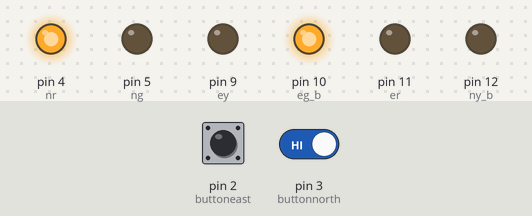
The sketch below on a simulated Arduino Uno, built with avr-gcc and run on an emulated ATmega328P. On the bench: output pins drawn as LEDs (lit = HIGH). The test bench sets the inputs (shaded band); at power-on: pin 3 (buttonnorth) HIGH, pin 2 (buttoneast) HIGH.

Above: at 9.1 s.
At 17.2 s:
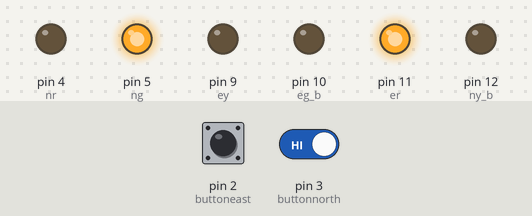
17.3 s: pin 3 (buttonnorth) driven HIGH
At 21.7 s:
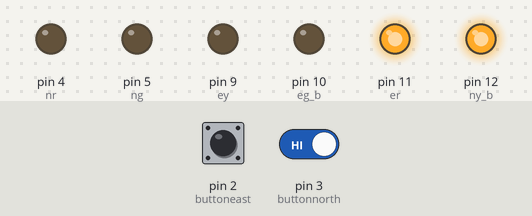
Timing chart, 0 to 31.5 s (numbered marks = the images above; inputs shaded):
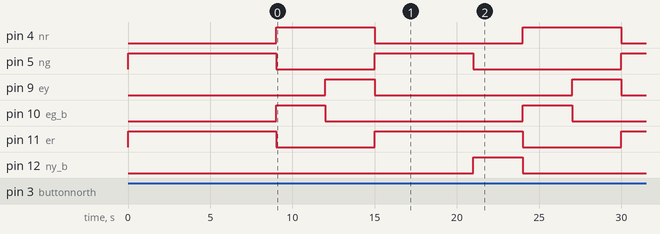

The sketch:

project3.ino
```cpp
/**
 * ÏîÄ¿£ºÂ·¿Ú½»Í¨µÆ
 * ÏîÄ¿×´Ì¬£ºÍê³É
 */

/**
 * ÓÃ°´Å¥³äµ±¸ÐÓ¦Æ÷£¬A°´Å¥Îª±±±ß£¬BÎª¶«±ß
 * ¹²4ÖÖ×´Ì¬
 * µ±ÎÞ³µÊ±£º±±ÂÌ£¬¶«ºì£¬³ÖÐø3s----1£¬A¡¢B°´Å¥¶¼Ã»°´=1
 *
 * µ±±±À´³µÊ±£º±±ÂÌ£¬¶«ºì£¬³ÖÐø3s----1£¬A°´ÏÂ£¬BÃ»°´=2
 *
 * µ±¶«À´³µÊ±£º1.±±»Æ-À¶£¬¶«ºì-----2£¬AÃ»°´£¬B°´ÏÂ=3
 *            2.±±ºì£¬¶«ÂÌ-À¶£¬³ÖÐø3s----3
 *            3.±±ºì£¬¶«»Æ----4
 *            4.±±ÂÌ£¬¶«ºì£¬³ÖÐø3s----1
 *
 * µ±¶¼À´³µÊ±£º1.±±ÂÌ£¬¶«ºì£¬³ÖÐø3s-----1£¬A¡¢B¶¼°´ÏÂ=4
 *            2.±±»Æ-À¶£¬¶«ºì----2
 *            3.±±ºì£¬¶«ÂÌ-À¶£¬³ÖÐø3s----3
 *            4.±±ºì£¬¶«»Æ£¬×ªµ½1----4
 */

/**
 * ²½Öè£º1.×´Ì¬»úOK
 *      2.×Ô¶¨Òåº¯Êý£ºswitchº¯Êý£¬ÅÐ¶ÏÀ´³µÇé¿ö¡¢°´Å¥Çé¿ö·´À¡OK
 *      3.´Ó°´Å¥µÃµ½ÐÅÏ¢OK
 *      4.LEDÊ¹ÓÃOK
 */

//µ÷ÓÃ¿â
#include <JC_Button.h> //https://github.com/JChristensen/JC_Button
#include <FiniteStateMachine.h>

//³õÊ¼»¯°´Å¥
Button buttonnorth(3);
Button buttoneast(2);

//Éè¶¨×´Ì¬
State stepone = State(stepOneBegin,NULL,stepOneExit);
State steptwo = State(stepTwoBegin,NULL,stepTwoExit);
State stepthree = State(stepThreeBegin,NULL,stepThreeExit);
State stepfour = State(stepFourBegin,NULL,stepFourExit);

//³õÊ¼»¯×´Ì¬»ú
FSM state = FSM(stepone);

//¶¨ÒåµÆµÄÒý½ÅÎ»ÖÃ
int nr = 4;
int ng = 5;
int ny_b = 12;
int er = 11;
int eg_b = 10;
int ey = 9;

//ÅÐ¶Ï°´Å¥°´ÏÂÇé¿ö
int condition(){
    if(buttonnorth.isReleased()==false && buttoneast.isReleased()==false){
        //Serial.println(1);
        return 1;
    }else if(buttonnorth.isReleased()==true && buttoneast.isReleased()==false){
        return 2;
        //Serial.println(2);
    }else if(buttonnorth.isReleased()==false && buttoneast.isReleased()==true){
        return 3;
        //Serial.println(3);
    }else if(buttonnorth.isReleased()==true && buttoneast.isReleased()==true){
        return 4;
        //Serial.println(4);
    }
}

//×´Ì¬º¯Êý
void stepOneBegin(){
    digitalWrite(ng,HIGH);
    digitalWrite(er,HIGH);
    delay(3000);
}

void stepOneExit(){
    digitalWrite(ng,LOW);
    digitalWrite(er,LOW);
}

void stepTwoBegin(){
    digitalWrite(ny_b,HIGH);
    digitalWrite(er,HIGH);
    delay(3000);
}

void stepTwoExit(){
    digitalWrite(ny_b,LOW);
    digitalWrite(er,LOW);
}

void stepThreeBegin(){
    digitalWrite(nr,HIGH);
    digitalWrite(eg_b,HIGH);
    delay(3000);
}

void stepThreeExit(){
    digitalWrite(nr,LOW);
    digitalWrite(eg_b,LOW);
}

void stepFourBegin(){
    digitalWrite(nr,HIGH);
    digitalWrite(ey,HIGH);
    delay(3000);
}

void stepFourExit(){
    digitalWrite(nr,LOW);
    digitalWrite(ey,LOW);
}

//³õÊ¼º¯Êý
void setup(){
    buttonnorth.begin();
    buttoneast.begin();
    Serial.begin(9600);
    pinMode(nr,OUTPUT);
    pinMode(ng,OUTPUT);
    pinMode(ny_b,OUTPUT);
    pinMode(er,OUTPUT);
    pinMode(eg_b,OUTPUT);
    pinMode(ey,OUTPUT);
    state.immediateTransitionTo(stepone);
}


void loop(){
    //¶ÁÈ¡°´Å¥Çé¿ö
    buttonnorth.read();
    buttoneast.read();
    //×´Ì¬¸Ä±ä
    switch (condition()){
        case 1 :
        state.transitionTo(stepone);
        break;

        case 2 :
        state.transitionTo(stepone);
        break;

        case 3 :
        state.transitionTo(steptwo);
        state.update();
        state.transitionTo(stepthree);
        state.update();
        //delay(3000);
        state.transitionTo(stepfour);
        state.update();
        state.transitionTo(stepone);
        state.update();
        //delay(3000);
        state.transitionTo(stepone);
        break;

        case 4 :
        delay(3000);
        state.transitionTo(steptwo);
        state.update();
        state.transitionTo(stepthree);
        state.update();
        //delay(3000);
        state.transitionTo(stepfour);
        state.update();
        state.transitionTo(stepone);
    }
    state.update();//×îºó¶¼¸üÐÂ×´Ì¬
}
```
